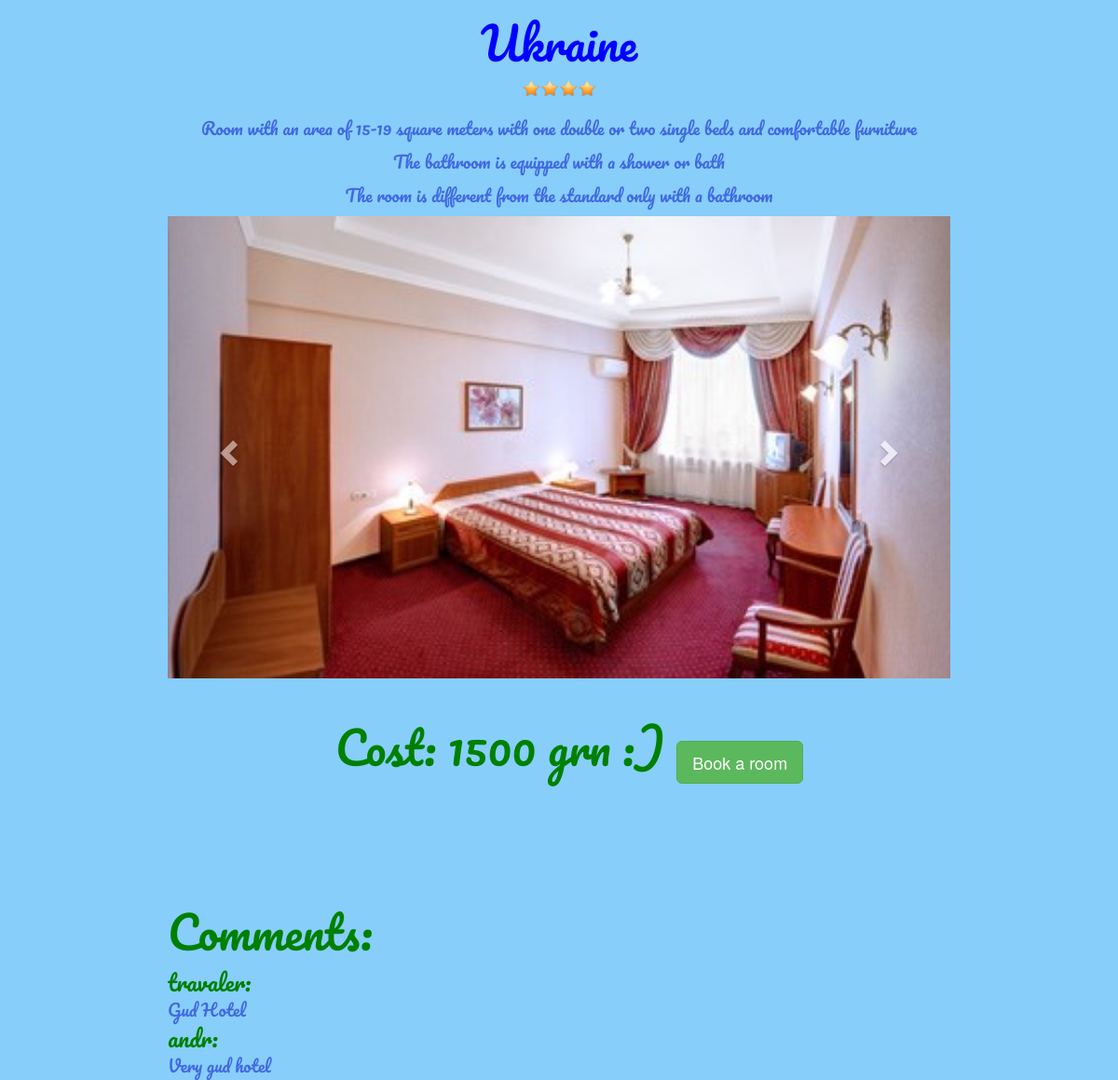
The app's page /pages/hotelinfo.php?hotelid=1 with its own data.
### tables this page shows
CREATE TABLE `hotels` (
  `id` int(11) NOT NULL,
  `hotel` varchar(64) DEFAULT NULL,
  `cityid` int(11) DEFAULT NULL,
  `countryid` int(11) DEFAULT NULL,
  `stars` int(11) DEFAULT NULL,
  `cost` int(11) DEFAULT NULL,
  `info` varchar(1024) DEFAULT NULL
);

CREATE TABLE `images` (
  `id` int(11) NOT NULL,
  `imagepath` varchar(255) DEFAULT NULL,
  `hotelid` int(11) DEFAULT NULL
);

CREATE TABLE `comments` (
  `id` int(11) NOT NULL,
  `comment` varchar(1024) DEFAULT NULL,
  `hotelid` int(11) DEFAULT NULL,
  `userid` int(11) DEFAULT NULL
);

CREATE TABLE `users` (
  `id` int(11) NOT NULL,
  `login` varchar(32) DEFAULT NULL,
  `pass` varchar(128) DEFAULT NULL,
  `email` varchar(128) DEFAULT NULL,
  `discount` int(11) DEFAULT NULL,
  `roleid` int(11) DEFAULT NULL,
  `avatar` mediumblob
);

### pages/hotelinfo.php (the view, shortened to what this page needs)
<!DOCTYPE html>
<html>
<head lang="en">
	<link rel="stylesheet" href="../css/bootstrap.min.css">
	<link rel="stylesheet" href="info.css">
</head>
<body>
<?php
if(isset($_GET['hotelid'])){
	$hotel=$_GET['hotelid'];
	$sel='select * from hotels where id='.$hotel;
	$res=mysql_query($sel);
	$row=mysql_fetch_array($res,MYSQL_NUM);
	$hname=$row[1];
	$hstars=$row[4];
	$hcost=$row[5];
	$hinfo=$row[6];
	echo '<h1 class="text-center"><span>'.$hname.'<span></h1></header>';
	echo '<div class="text-center">';
	for ($i=0; $i<$hstars; $i++){
		echo '<image height="20px" width="20px" src="../images/stars.png">';
	}
	echo '</div><br>';
	echo '<div id="divinfo">';
	$p=explode('.',$hinfo);
	$i=count($p);
	$a=0;
	while ($a <= $i) {
		echo '<p>'.$p[$a].'</p>';
		$a++;
	}
	echo '</div>';
	$sel='select imagepath from images where hotelid='.$hotel;
	$res=mysql_query($sel);
	echo '<div class="divk">';
	echo '<div id="carousel-example-generic" class="carousel slide" data-ride="carousel">';
    echo '<div class="carousel-inner" role="listbox" >';
    $i=0;
	while($row=mysql_fetch_array($res, MYSQL_NUM)){
		if ($i==0) $active="active"; else $active="";
		echo '<div class="item '.$active.'" id="carusel"><img src="../'.$row[0].'" alt="..." width="100%"></div>';
		$i++;
	}
	echo '</div>';
	echo'<a class="left carousel-control" href="#carousel-example-generic" role="button" data-slide="prev">';
    echo'<span class="glyphicon glyphicon-chevron-left" aria-hidden="true"></span>';
    echo '<span class="sr-only">Previous</span> </a>';
    echo '<a class="right carousel-control" href="#carousel-example-generic" role="button" data-slide="next">
    		<span class="glyphicon glyphicon-chevron-right" aria-hidden="true"></span>
    		<span class="sr-only">Next</span></a>';
    echo '</div>';
    echo '</div>';
    echo '<div id="textcenter">';
	echo '<br><br><span id="cost">Cost: '.$hcost.' grn :) </span>';
	echo '<input type="submit" name="Book a room
			" value="Book a room" class="btn btn-success btn-lg">';
	echo '</div><br><br>';
    $sel='select us.login, co.comment
		from users us, comments co
		where co.userid=us.id and co.hotelid='.$hotel;
	$res2=mysql_query($sel);
	echo '<div class="divk">';
	echo '<br><h3 id="cost"><br> Comments:</h3>';
	while($row=mysql_fetch_array($res2,MYSQL_NUM)){
		echo '<span class="commentsspan">'.$row[0].':</span>';
		echo '<br>';
		echo '<div class="commentdiv">'.$row[1].'</div>';
	}
}
?>
</body>
</html>

### pages/info.css (style rules this page uses)
html,body { width: 100%; height: 100%; }
body { background-color: lightskyblue; background-size: 100% 100%; }
h1 { font-family: Pacifico, cursive; font-size: 48px; color: blue; }
#cost { color: green; font-family: Pacifico, cursive; font-size: 48px; }
.commentsspan { font-family: 'Pacifico', cursive; font-size: 24px; color: green; }
.commentdiv { font-family: 'Pacifico', cursive; font-size: 18px; color: royalblue; }
.divk { width: 70%; margin: auto; }
#divinfo { width: 70%; margin: auto; font-family: Pacifico, cursive; font-size: 18px; color: royalblue; text-align: center; }
#textcenter { margin-left: 30%; }

### records on screen
hotels: hotel "Ukraine", stars 4 (drawn), info "Room with an area of 15-19 square meters with one double or two single beds and comfortable furniture", info "The bathroom is equipped with a shower or bath", info "The room is different from the standard only with a bathroom", cost "1500"
images: imagepath (picture)
comments: userid.login "travaler", comment "Gud Hotel"
comments: userid.login "andr", comment "Very gud hotel"
